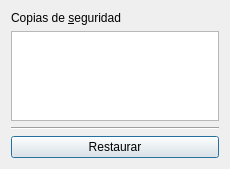
<?xml version="1.0" encoding="UTF-8"?>
<ui version="4.0">
 <class>DlgRestoreDb</class>
 <widget class="QDialog" name="DlgRestoreDb">
  <property name="geometry">
   <rect>
    <x>0</x>
    <y>0</y>
    <width>230</width>
    <height>169</height>
   </rect>
  </property>
  <property name="windowTitle">
   <string>Restaurar Base de Datos</string>
  </property>
  <layout class="QVBoxLayout" name="verticalLayout">
   <item>
    <widget class="QLabel" name="labelCopia">
     <property name="text">
      <string>Copias de &amp;seguridad</string>
     </property>
     <property name="buddy">
      <cstring>copiasListWidget</cstring>
     </property>
    </widget>
   </item>
   <item>
    <widget class="QListWidget" name="copiasListWidget">
     <property name="styleSheet">
      <string notr="true">font: 14pt &quot;Lucida Sans&quot;;</string>
     </property>
    </widget>
   </item>
   <item>
    <widget class="Line" name="line">
     <property name="orientation">
      <enum>Qt::Horizontal</enum>
     </property>
    </widget>
   </item>
   <item>
    <widget class="QPushButton" name="restorePushButton">
     <property name="text">
      <string>Restaurar</string>
     </property>
    </widget>
   </item>
  </layout>
 </widget>
 <resources/>
 <connections/>
</ui>
